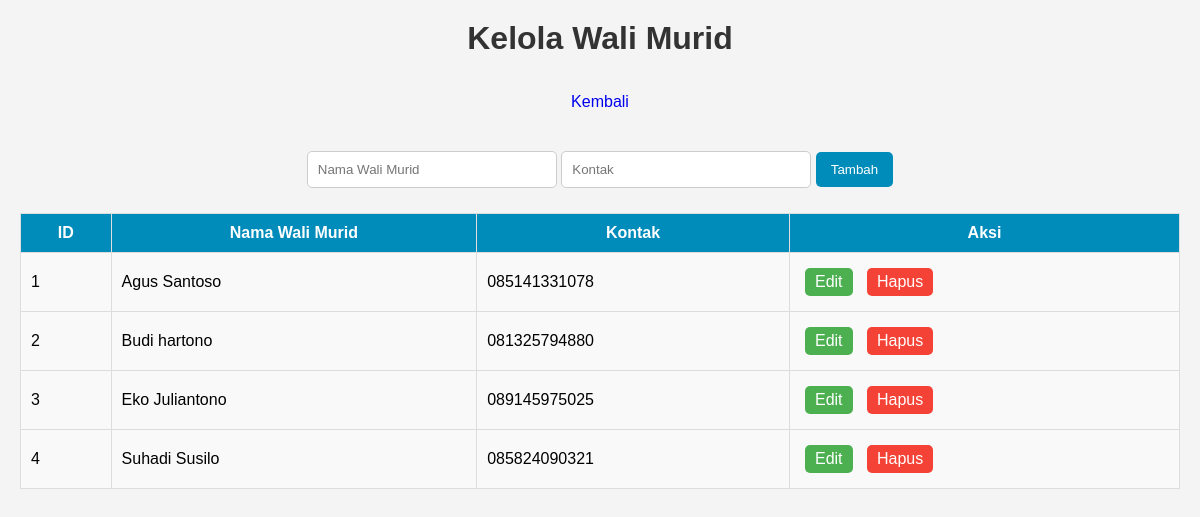
The app's page /kelola_wali.php with its own data.
### tables this page shows
CREATE TABLE `wali_murid` (
  `id_wali` int NOT NULL,
  `nama_wali` varchar(100) NOT NULL,
  `kontak` varchar(15) NOT NULL
);

### kelola_wali.php (the view, shortened to what this page needs)
<?php
include 'koneksi.php';
$result = mysqli_query($koneksi, "SELECT * FROM wali_murid");
$wali_edit = null;
?>
<html>
<head>
    <link rel="stylesheet" href="style.css">
</head>
<body>
    <h1>Kelola Wali Murid</h1>
    <a href="index.php">Kembali</a>
    <form method="post">
        <input type="text" name="nama_wali" placeholder="Nama Wali Murid" required value="<?= $wali_edit['nama_wali'] ?? '' ?>">
        <input type="text" name="kontak" placeholder="Kontak" required value="<?= $wali_edit['kontak'] ?? '' ?>">
        <?php if ($wali_edit) : ?>
            <button type="submit" name="update">Perbarui</button>
        <?php else : ?>
            <button type="submit" name="tambah">Tambah</button>
        <?php endif; ?>
    </form>
    <table border="1">
        <tr>
            <th>ID</th>
            <th>Nama Wali Murid</th>
            <th>Kontak</th>
            <th>Aksi</th>
        </tr>
        <?php
        $i = 1;
        while ($data = mysqli_fetch_assoc($result)) : ?>
        <tr>
            <td><?= $i++ ?></td>
            <td><?= $data['nama_wali'] ?></td>
            <td><?= $data['kontak'] ?></td>
            <td>
                <a class="edit btn-primary" href="?edit=<?= $data['id_wali'] ?>">Edit</a>
                <a class="btn-danger" href="?hapus=<?= $data['id_wali'] ?>" onclick="return confirm('Hapus data?')">Hapus</a>
            </td>
        </tr>
        <?php endwhile; ?>
    </table>
</body>
</html>

### style.css (style rules this page uses)
body { font-family: Arial, sans-serif; background-color: #f4f4f4; margin: 0; padding: 20px; text-align: center; }
h1 { color: #333; }
a { text-decoration: none; padding: 10px 15px; margin: 5px; border-radius: 5px; display: inline-block; }
.btn-primary { background-color: #4CAF50; color: white; }
.btn-danger { background-color: #f44336; color: white; }
form { margin: 20px 0; }
input[type="text"], input[type="date"], select { padding: 10px; margin: 5px 0; width: 250px; border: 1px solid #ccc; border-radius: 5px; }
button, input[type="submit"] { background-color: #008cba; color: white; border: none; padding: 10px 15px; cursor: pointer; border-radius: 5px; }
table { width: 100%; border-collapse: collapse; margin-top: 20px; background: white; }
table, th, td { border: 1px solid #ddd; padding: 10px; }
th { background-color: #008cba; color: white; }
td { background-color: #f9f9f9; }
td a { padding: 5px 10px; border-radius: 5px; }

### records on screen
wali_murid: nama_wali "Agus Santoso", kontak "085141331078"
wali_murid: nama_wali "Budi hartono", kontak "081325794880"
wali_murid: nama_wali "Eko Juliantono", kontak "089145975025"
wali_murid: nama_wali "Suhadi Susilo", kontak "085824090321"
